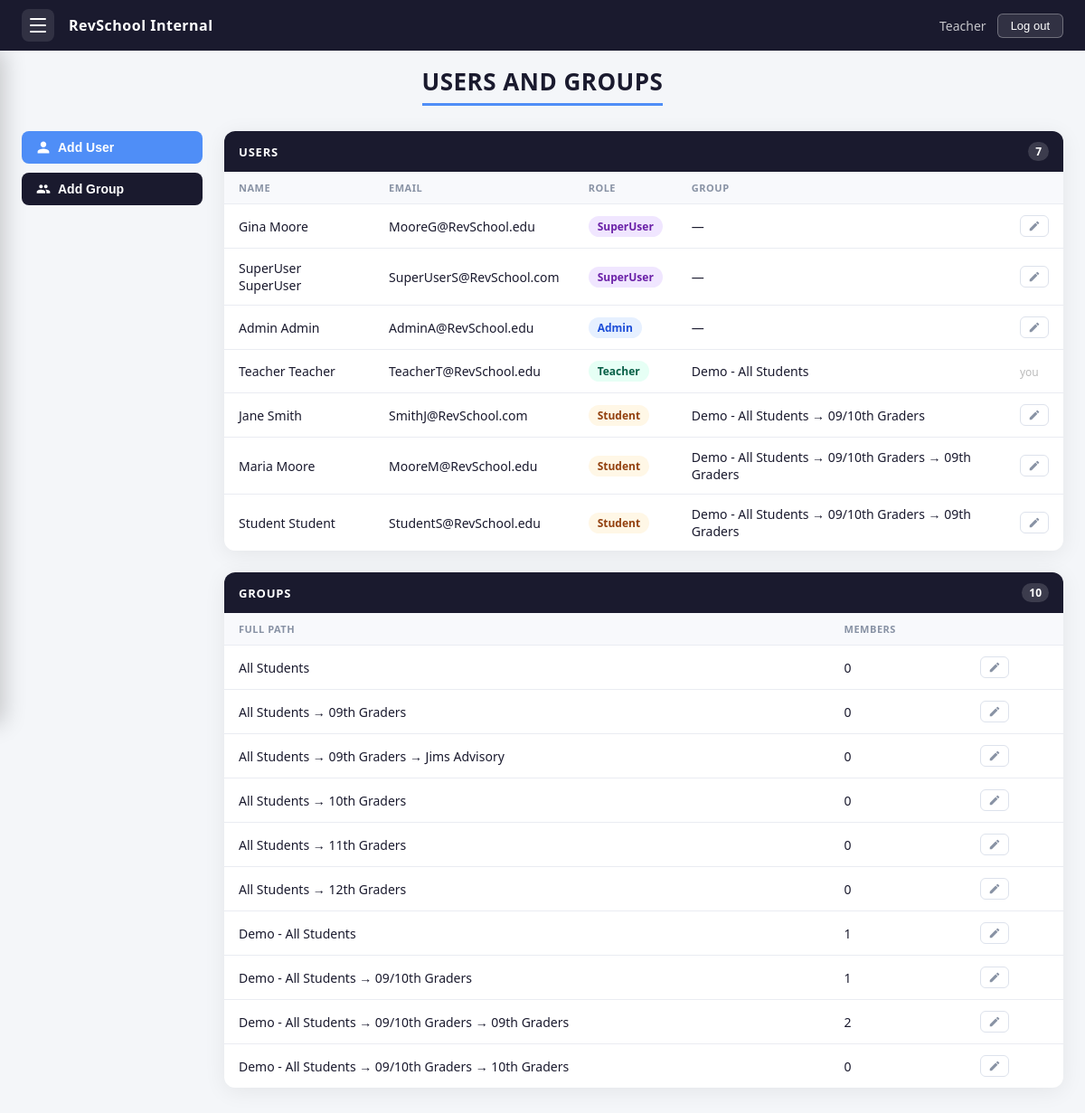
The app's page /users-and-groups/ (signed in) with its own data.
### myapp/models.py (models this page shows, shortened)
class UserProfile(models.Model):
    user = models.OneToOneField(
        'auth.User',
        on_delete=models.CASCADE,
        related_name='profile'
    )
    role = models.CharField(max_length=20, choices=ROLES, default='student')
    group = models.ForeignKey(
        Group,
        null=True,
        blank=True,
        on_delete=models.SET_NULL,
        related_name='members'
    )

class Group(models.Model):
    name = models.CharField(max_length=100)
    parent = models.ForeignKey(
        'self',
        null=True,
        blank=True,
        on_delete=models.SET_NULL,
        related_name='subgroups'
    )
    monday = models.ManyToManyField('Class', blank=True, related_name='monday_groups')
    tuesday = models.ManyToManyField('Class', blank=True, related_name='tuesday_groups')
    wednesday = models.ManyToManyField('Class', blank=True, related_name='wednesday_groups')
    thursday = models.ManyToManyField('Class', blank=True, related_name='thursday_groups')
    friday = models.ManyToManyField('Class', blank=True, related_name='friday_groups')
    class Meta:
        ordering = ['name']
    def __str__(self):
        names = [self.name]
        parent = self.parent
        while parent is not None:
            names.insert(0, parent.name)
            parent = parent.parent
        return ' → '.join(names)

### myapp/views/admin_views.py (the view, shortened to what this page needs)
# urls.py: path('users-and-groups/', views.users_and_groups, name='users_and_groups'),
def users_and_groups(request):
    user_errors     = request.session.pop('user_errors',     [])
    user_form_data  = request.session.pop('user_form_data',  {})
    group_errors    = request.session.pop('group_errors',    [])
    group_form_data = request.session.pop('group_form_data', {})
    edit_user_errors     = request.session.pop('edit_user_errors',     [])
    edit_user_form_data  = request.session.pop('edit_user_form_data',  {})
    edit_group_errors    = request.session.pop('edit_group_errors',    [])
    edit_group_form_data = request.session.pop('edit_group_form_data', {})
    ROLE_ORDER = {'superuser': 0, 'admin': 1, 'teacher': 2, 'student': 3}
    users = sorted(
        UserProfile.objects.all().select_related('user', 'group'),
        key=lambda p: (
            ROLE_ORDER.get(p.role, 99),
            str(p.group).lower() if p.group else '',
            p.user.last_name.lower(),
            p.user.first_name.lower(),
        )
    )
    groups          = sorted(Group.objects.all(), key=lambda g: str(g).lower())
    return render(request, 'myapp/users_and_groups.html', {
        'users':           users,
        'groups':          groups,
        'user_errors':     user_errors,
        'user_form_data':  user_form_data,
        'group_errors':    group_errors,
        'group_form_data': group_form_data,
        'edit_user_errors':     edit_user_errors,
        'edit_user_form_data':  edit_user_form_data,
        'edit_group_errors':    edit_group_errors,
        'edit_group_form_data': edit_group_form_data,
    })

### myapp/templates/myapp/users_and_groups.html (shortened to what this page needs)
{% extends 'myapp/base.html' %}
{% block content %}
<div class="page-wrapper">
    <h1 class="page-title"><span>Users and Groups</span></h1>
    <div class="page-layout">
        <div class="sidebar-actions">
            <button class="action-btn blue" onclick="openUserModal()">
                <svg viewBox="0 0 24 24" style="width:16px;height:16px;fill:#fff;flex-shrink:0;">
                    <path d="M12 12c2.7 0 4.8-2.1 4.8-4.8S14.7 2.4 12 2.4 7.2 4.5 7.2 7.2 9.3 12 12 12zm0 2.4c-3.2 0-9.6 1.6-9.6 4.8v2.4h19.2v-2.4c0-3.2-6.4-4.8-9.6-4.8z"/>
                </svg>
                Add User
            </button>
            <button class="action-btn dark" onclick="openAdminGroupModal()">
                Add Group
            </button>
        </div>
        <div class="content-panels">
            {% include 'myapp/uag_users_panel.html' %}
            {% include 'myapp/uag_groups_panel.html' %}
        </div>
    </div>
</div>
{% endblock %}

### myapp/templates/myapp/base.html (shortened to what this page needs)
<!DOCTYPE html>
<html lang="en">
<head>
</head>
<body data-has-auth-errors="{% if auth_error %}true{% else %}false{% endif %}">
<nav class="navbar">
    <div class="navbar-left">
        <button class="hamburger-btn" id="hamburgerBtn" onclick="toggleSidebar()" title="Navigation menu">
            <span></span>
            <span></span>
            <span></span>
        </button>
        <span class="navbar-brand">RevSchool Internal</span>
    </div>
    <div class="navbar-right">
        {% if user.is_authenticated %}
            <span class="navbar-username">{{ user.first_name|default:user.email }}</span>
            <form method="post" action="{% url 'logout' %}" style="margin:0">
                <button type="submit" class="logout-btn">Log out</button>
            </form>
        {% endif %}
    </div>
</nav>
<div class="page-content">
    {% block content %}{% endblock %}
</div>
</body>
</html>

### myapp/templates/myapp/uag_users_panel.html
<div class="panel">
    <div class="panel-header">
        <h2>Users</h2>
        <span class="panel-count">{{ users|length }}</span>
    </div>
    {% if users %}
    <table class="users-table">
        <thead>
            <tr>
                <th>Name</th>
                <th>Email</th>
                <th>Role</th>
                <th>Group</th>
                <th></th>
            </tr>
        </thead>
        <tbody>
            {% for profile in users %}
            <tr>
                <td>{{ profile.user.get_full_name }}</td>
                <td>{{ profile.user.email }}</td>
                <td>
                    <span class="role-badge role-{{ profile.role }}">
                        {{ profile.get_role_display }}
                    </span>
                </td>
                <td>{{ profile.group|default:"—" }}</td>
                <td>
                    {% if profile.user.id != request.user.id %}
                    <button class="edit-user-btn"
                        data-user-id="{{ profile.user.id }}"
                        data-first-name="{{ profile.user.first_name|escapejs }}"
                        data-last-name="{{ profile.user.last_name|escapejs }}"
                        data-email="{{ profile.user.email|escapejs }}"
                        data-role="{{ profile.role }}"
                        data-group-id="{{ profile.group.id|default:'' }}"
                        onclick="openEditUserModal(
                            this.dataset.userId,
                            this.dataset.firstName,
                            this.dataset.lastName,
                            this.dataset.email,
                            this.dataset.role,
                            this.dataset.groupId
                        )">
                        <svg viewBox="0 0 24 24" style="width:14px;height:14px;fill:currentColor;">
                            <path d="M3 17.25V21h3.75L17.81 9.94l-3.75-3.75L3 17.25zM20.71 7.04a1 1 0 000-1.41l-2.34-2.34a1 1 0 00-1.41 0l-1.83 1.83 3.75 3.75 1.83-1.83z"/>
                        </svg>
                    </button>
                    {% else %}
                    <span style="font-size:12px; color:#bbb;">you</span>
                    {% endif %}
                </td>
            </tr>
            {% endfor %}
        </tbody>
    </table>
    {% else %}
    <div class="empty-state">No users yet.</div>
    {% endif %}
</div>

### myapp/templates/myapp/uag_groups_panel.html
<div class="panel">
    <div class="panel-header">
        <h2>Groups</h2>
        <span class="panel-count">{{ groups|length }}</span>
    </div>
    {% if groups %}
    <table class="groups-table">
        <thead>
            <tr>
                <th>Full Path</th>
                <th>Members</th>
                <th></th>
            </tr>
        </thead>
        <tbody>
            {% for group in groups %}
            <tr>
                <td>{{ group }}</td>
                <td>{{ group.members.count }}</td>
                <td>
                    <button class="edit-user-btn"
                        data-group-id="{{ group.id }}"
                        data-group-name="{{ group.name|escapejs }}"
                        data-parent-id="{{ group.parent.id|default:'' }}"
                        onclick="openEditGroupModal(
                            this.dataset.groupId,
                            this.dataset.groupName,
                            this.dataset.parentId
                        )">
                        <svg viewBox="0 0 24 24" style="width:14px;height:14px;fill:currentColor;">
                            <path d="M3 17.25V21h3.75L17.81 9.94l-3.75-3.75L3 17.25zM20.71 7.04a1 1 0 000-1.41l-2.34-2.34a1 1 0 00-1.41 0l-1.83 1.83 3.75 3.75 1.83-1.83z"/>
                        </svg>
                    </button>
                </td>
            </tr>
            {% endfor %}
        </tbody>
    </table>
    {% else %}
    <div class="empty-state">No groups yet.</div>
    {% endif %}
</div>

### myapp/templates/myapp/base.html (style rules this page uses)
* { margin: 0; padding: 0; box-sizing: border-box; }
body { font-family: 'Segoe UI', sans-serif; background: #f4f6f9; color: #1a1a2e; }
.navbar { position: fixed; top: 0; left: 0; right: 0; height: 56px; background: #1a1a2e; display: flex; align-items: center; justify-content: space-between; padding: 0 24px; z-index: 300; }
.navbar-left { display: flex; align-items: center; gap: 16px; }
.navbar-brand { color: #fff; font-weight: 600; font-size: 16px; letter-spacing: 0.5px; }
.navbar-right { display: flex; align-items: center; gap: 12px; }
.navbar-username { color: rgba(255,255,255,0.75); font-size: 14px; }
.hamburger-btn { width: 36px; height: 36px; border-radius: 8px; border: none; background: rgba(255,255,255,0.1); cursor: pointer; display: flex; flex-direction: column; align-items: center; justify-content: center; gap: 5px; transition: background 0.2s; padding: 0; }
.hamburger-btn span { display: block; width: 18px; height: 2px; background: #fff; border-radius: 2px; transition: transform 0.3s, opacity 0.3s, width 0.3s; transform-origin: center; }
.logout-btn { background: rgba(255,255,255,0.1); border: 1.5px solid rgba(255,255,255,0.3); color: #fff; padding: 5px 14px; border-radius: 6px; font-size: 13px; cursor: pointer; transition: background 0.2s; }
.page-content { padding-top: 72px; padding-left: 24px; padding-right: 24px; }

### myapp/templates/myapp/users_and_groups.html (style rules this page uses)
.page-wrapper { max-width: 1200px; margin: 0 auto; padding-bottom: 40px; }
.page-title { text-align: center; font-size: 26px; font-weight: 700; letter-spacing: 0.5px; color: #1a1a2e; margin-bottom: 28px; text-transform: uppercase; font-family: 'Segoe UI', sans-serif; }
.page-title span { display: inline-block; border-bottom: 3px solid #4f8ef7; padding-bottom: 6px; }
.page-layout { display: grid; grid-template-columns: 200px 1fr; gap: 24px; align-items: start; }
.sidebar-actions { display: flex; flex-direction: column; gap: 10px; }
.action-btn { width: 100%; padding: 10px 16px; border: none; border-radius: 8px; font-size: 14px; font-weight: 600; cursor: pointer; transition: background 0.2s; text-align: left; display: flex; align-items: center; gap: 8px; }
.action-btn.blue { background: #4f8ef7; color: #fff; }
.action-btn.dark { background: #1a1a2e; color: #fff; }
.content-panels { display: flex; flex-direction: column; gap: 24px; }
.panel { background: #fff; border-radius: 12px; overflow: hidden; box-shadow: 0 4px 24px rgba(0,0,0,0.07); }
.panel-header { background: #1a1a2e; padding: 12px 16px; display: flex; align-items: center; justify-content: space-between; }
.panel-header h2 { color: #fff; font-size: 13px; font-weight: 600; letter-spacing: 0.8px; text-transform: uppercase; margin: 0; }
.panel-count { background: rgba(255,255,255,0.15); color: #fff; font-size: 12px; font-weight: 600; padding: 2px 8px; border-radius: 12px; }
.users-table, .groups-table { width: 100%; border-collapse: collapse; }
.users-table th, .groups-table th { background: #f8f9fc; padding: 10px 16px; text-align: left; font-size: 11px; font-weight: 600; letter-spacing: 0.5px; text-transform: uppercase; color: #8892a4; border-bottom: 1px solid #eaecf2; }
.users-table td, .groups-table td { padding: 12px 16px; font-size: 14px; color: #1a1a2e; border-bottom: 1px solid #eaecf2; }
.users-table tr:last-child td, .groups-table tr:last-child td { border-bottom: none; }
.role-badge { display: inline-block; padding: 3px 10px; border-radius: 20px; font-size: 12px; font-weight: 600; }
.role-superuser { background: #f0e6ff; color: #6b21a8; }
.role-admin { background: #e6f0ff; color: #1d4ed8; }
.role-teacher { background: #e6fff5; color: #065f46; }
.role-student { background: #fff7e6; color: #92400e; }
.edit-user-btn { background: none; border: 1.5px solid #dde2ec; border-radius: 6px; padding: 4px 8px; cursor: pointer; color: #8892a4; transition: color 0.2s, border-color 0.2s; display: inline-flex; align-items: center; }

### records on screen
UserProfile: user.get_full_name "Gina Moore", user.email "MooreG@RevSchool.edu", role "SuperUser", group "—"
UserProfile: user.get_full_name "SuperUser SuperUser", user.email "SuperUserS@RevSchool.com", role "SuperUser", group "—"
UserProfile: user.get_full_name "Admin Admin", user.email "AdminA@RevSchool.edu", role "Admin", group "—"
UserProfile: user.get_full_name "Teacher Teacher", user.email "TeacherT@RevSchool.edu", role "Teacher", group "Demo - All Students", shows "you"
UserProfile: user.get_full_name "Jane Smith", user.email "SmithJ@RevSchool.com", role "Student", group "Demo - All Students → 09/10th Graders"
UserProfile: user.get_full_name "Maria Moore", user.email "MooreM@RevSchool.edu", role "Student", group "Demo - All Students → 09/10th Graders → 09th Graders"
UserProfile: user.get_full_name "Student Student", user.email "StudentS@RevSchool.edu", role "Student", group "Demo - All Students → 09/10th Graders → 09th Graders"
Group: name+parent "All Students", members.count "0"
Group: name+parent "All Students → 09th Graders", members.count "0"
Group: name+parent "All Students → 09th Graders → Jims Advisory", members.count "0"
Group: name+parent "All Students → 10th Graders", members.count "0"
Group: name+parent "All Students → 11th Graders", members.count "0"
Group: name+parent "All Students → 12th Graders", members.count "0"
Group: name+parent "Demo - All Students", members.count "1"
Group: name+parent "Demo - All Students → 09/10th Graders", members.count "1"
Group: name+parent "Demo - All Students → 09/10th Graders → 09th Graders", members.count "2"
Group: name+parent "Demo - All Students → 09/10th Graders → 10th Graders", members.count "0"

### other values on screen
{{ user.first_name|default:user.email }} "Teacher"
{{ users|length }} "7"
{{ groups|length }} "10"
